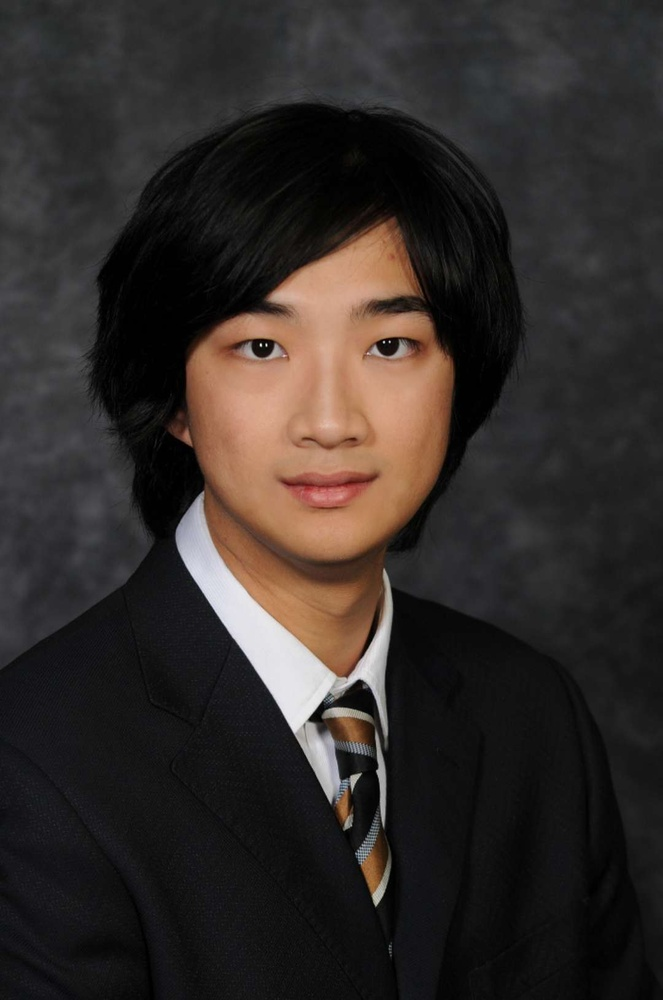
%> input picture Lab/Lab3/jznb.jpg, 663 x 1000 px, shrunk from 1080 x 1630 before the run
$ octave load_image.m   (GNU Octave 9; MATLAB toolbox functions it lacks are replaced by stand-ins)
%> lines starting %> are read from the running program, lines starting %| are printed output that depends on the picture
### Lab/Lab3/sobel.m
function [hori,veti,sum,grad,edge,clean_edge]=sobel(img)
    hori_m=[-1/8 0 1/8; -1/4 0 1/4; -1/8 0 1/8];
    veti_m=[1/8 1/4 1/8; 0 0 0; -1/8 -1/4 -1/8];
    hori=filter2(hori_m,img);
    veti=filter2(veti_m,img);
    sum=hori+veti;
    grad=sqrt(hori.^2+veti.^2);
    edge=atan2(veti,hori);
    clean_edge=edge;
    clean_edge(clean_edge<1.6&clean_edge>-1.6)=0;


### Lab/Lab3/load_image.m
clear;
clc;
img=imread('jznb.jpg');
%> img is the input picture: size 1000x663x3 uint8; mean R, G, B 50.1, 43.9, 41.2
imgg=rgb2gray(img);
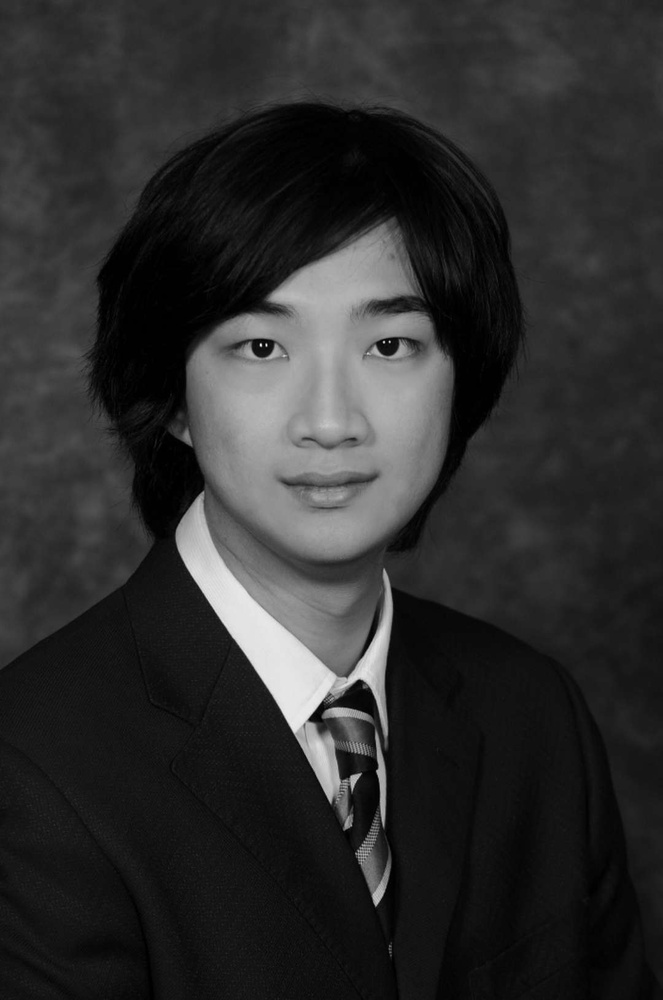
%> imgg: size 1000x663 uint8; min 0, max 241, mean 45.4
[hori,veti,sum,grad,edge,clean_edge]=sobel(imgg);
%> in sobel, `hori=filter2(hori_m,img);`:
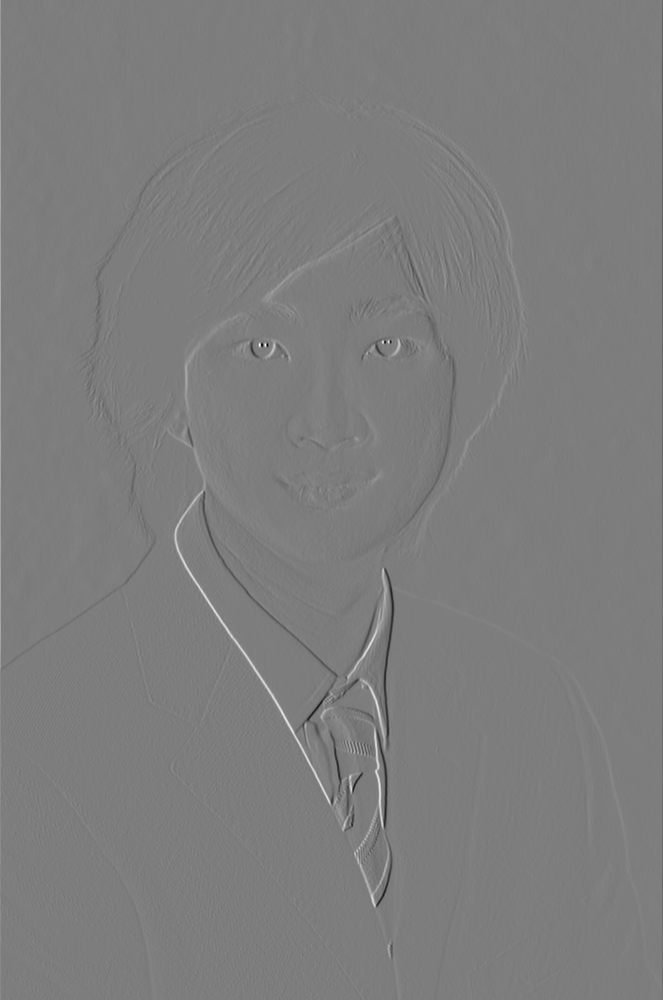
%> hori: size 1000x663 double; min -98.62, max 101.5, mean 0; drawn with min black and max white
%> in sobel, `grad=sqrt(hori.^2+veti.^2);`:
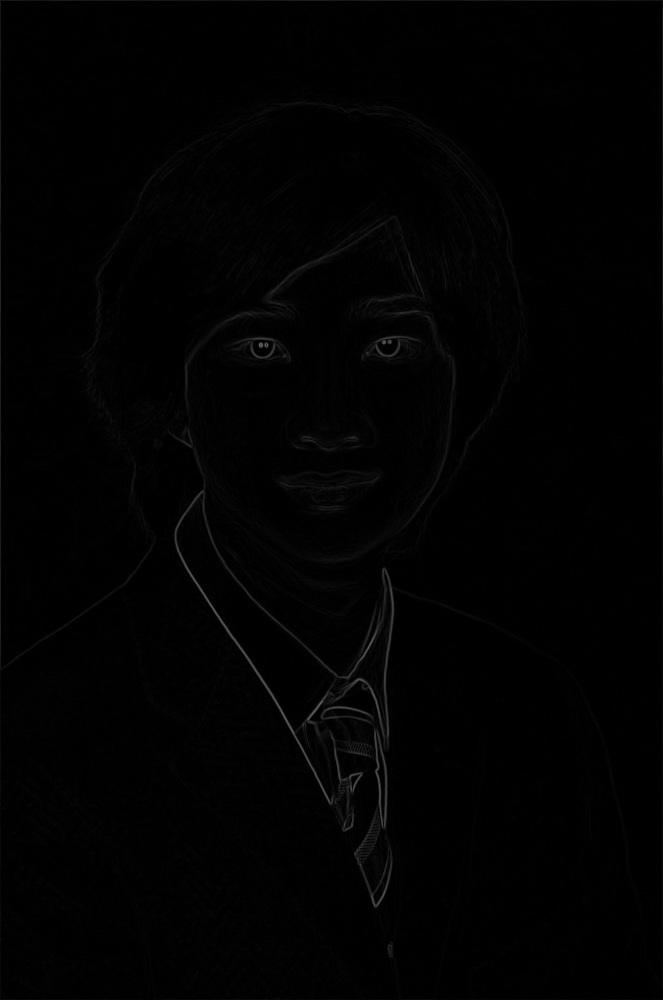
%> grad: size 1000x663 double; min 0, max 104.3, mean 2.2
%> in sobel, `edge=atan2(veti,hori);`:
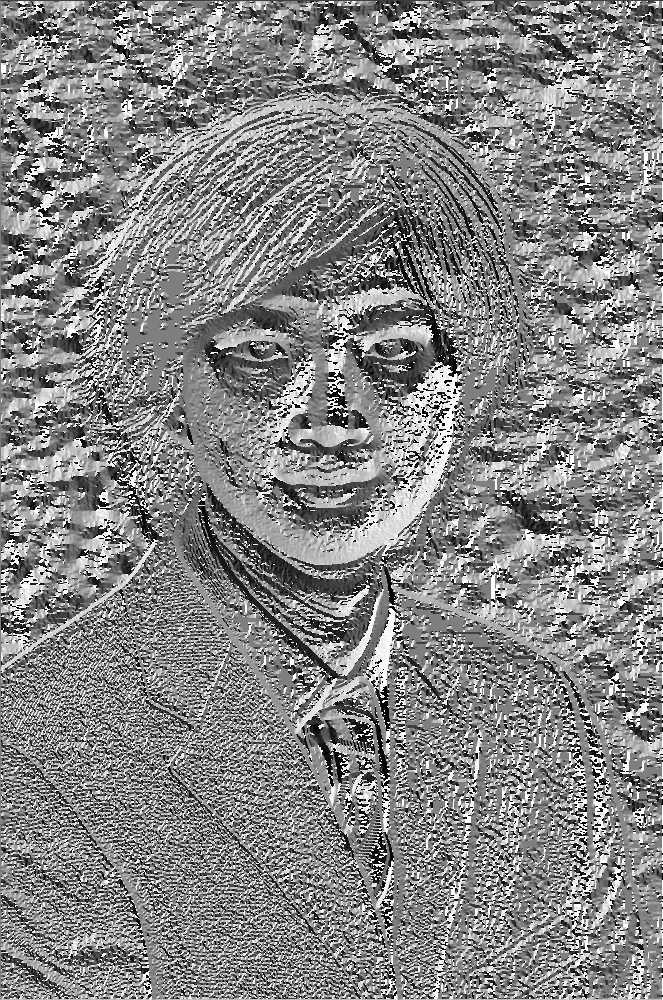
%> edge: size 1000x663 double; min -3.14, max 3.14, mean 0.132; drawn with min black and max white
%> in sobel, `clean_edge(clean_edge<1.6&clean_edge>-1.6)=0;`:
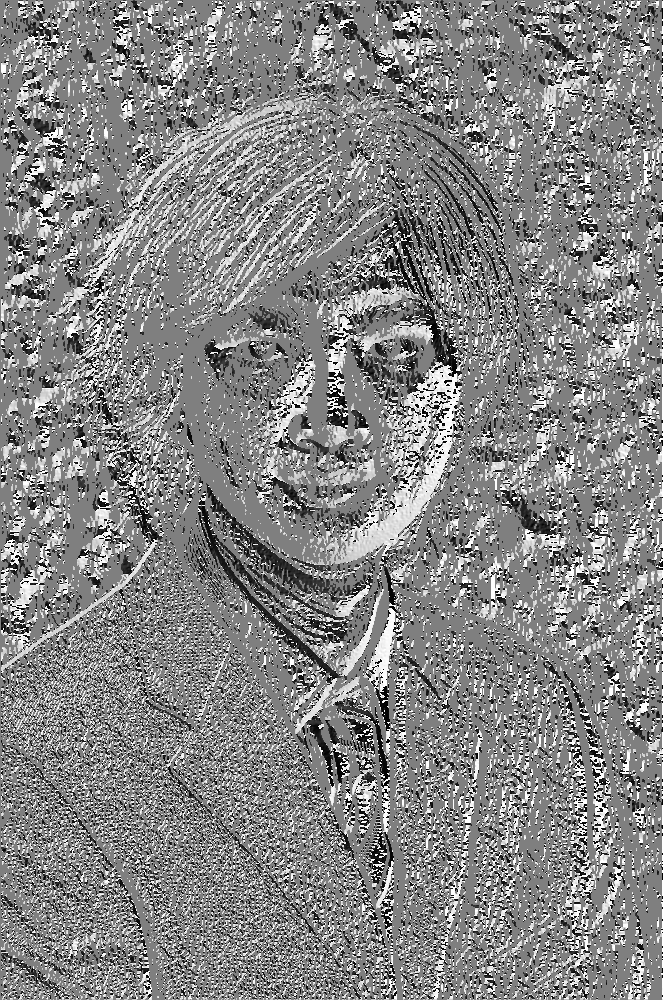
%> clean_edge: size 1000x663 double; min -3.14, max 3.14, mean 0.139; drawn with min black and max white
imtool(uint8(hori*8));
%imwrite(uint8(hori*8),'hori.png');
imtool(uint8(veti*8));
%imwrite(uint8(veti*8),'veti.png');
imtool(uint8(sum*8));
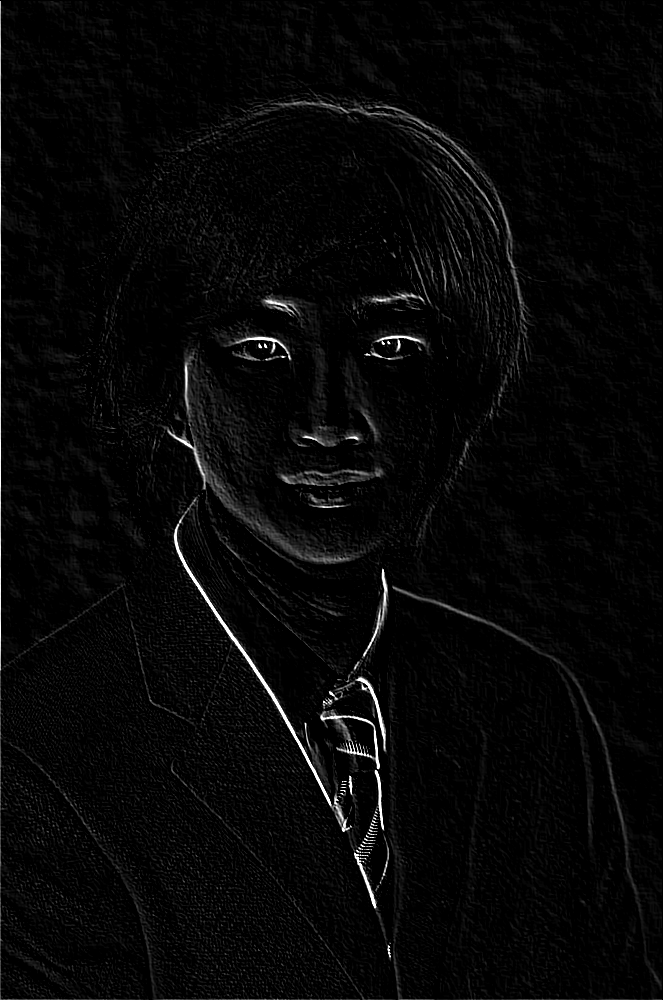
%> displayed picture: size 1000x663, on the screen's scale of 0 to 255; min 0, max 255, mean 7.2
%imwrite(uint8(sum*8),'sum.png');
imtool(uint8(grad*8));
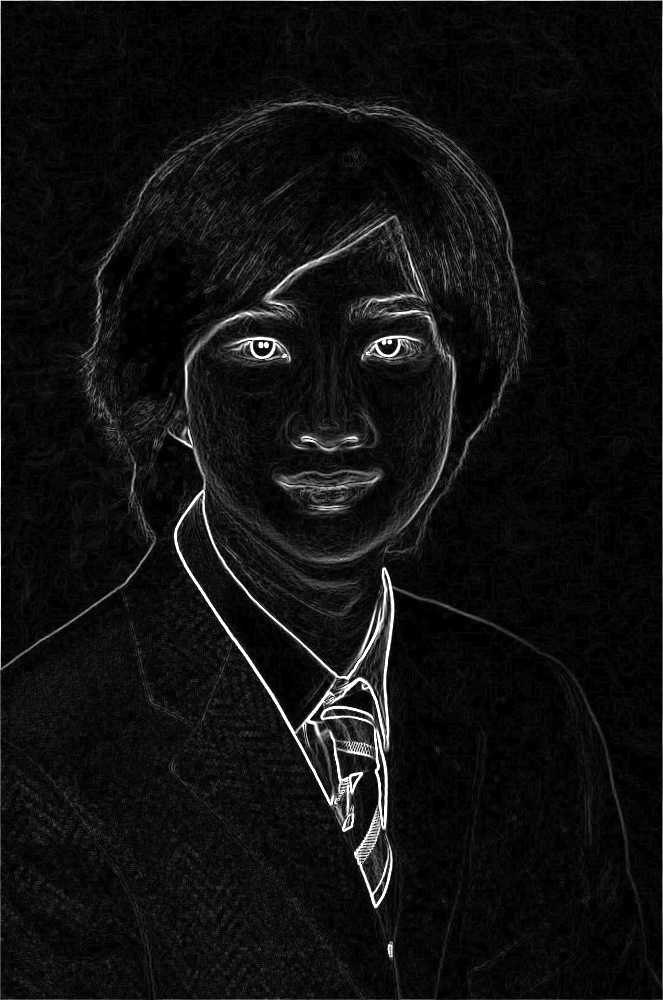
%> displayed picture: size 1000x663, on the screen's scale of 0 to 255; min 0, max 255, mean 16.3
%imwrite(uint8(grad*8),'grad.png');
imtool(uint8((edge+pi)*255/2/pi));
%imwrite(uint8((edge+pi)*255/2/pi),'edgepi.png');
imtool(uint8((clean_edge+pi)*255/2/pi));
%imwrite(uint8((clean_edge+pi)*255/2/pi),'clean-edge.png');
